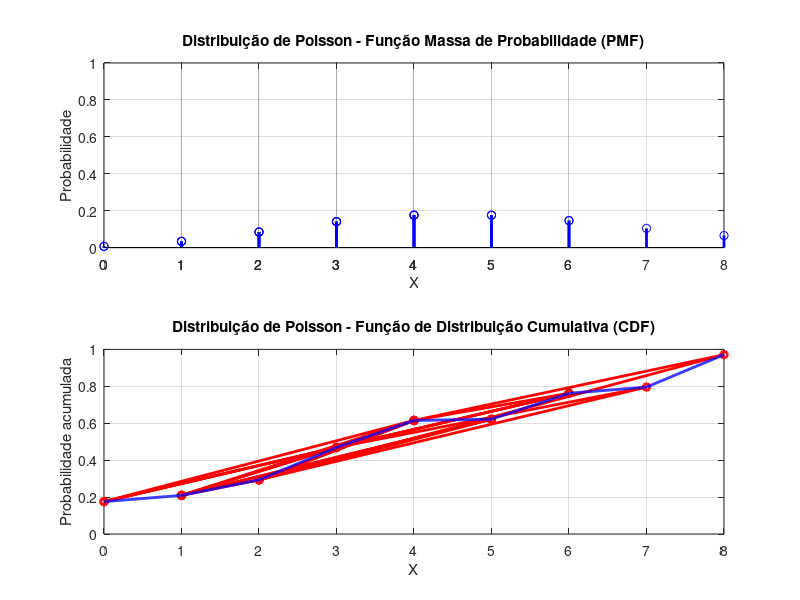

Write MATLAB code to recreate this figure.
% Limpa a tela e o workspace
clc
clear

% Função para calcular a Função Massa de Probabilidade (PMF) para a distribuição de Poisson
function pmf = calcularPoissonPMF(alpha, x)
    x = x(:);
    pmf = exp(-alpha) * (alpha.^x) ./ factorial(x);
end

% Função para calcular a Função de Distribuição Cumulativa (CDF) para a distribuição de Poisson
function cdf = calcularPoissonCDF(pmf, x)
    x = floor(x(:));
    cdf = cumsum(pmf);
    cdf = cdf(min(end, x + 1));
end

% Função para gerar variáveis aleatórias seguindo a distribuição de Poisson
function x = gerarPoissonRV(alpha, m)
    r = rand(m, 1);
    x_max = ceil(2 * alpha);
    sx = 0:x_max;
    pmf = calcularPoissonPMF(alpha, sx);
    cdf = calcularPoissonCDF(pmf, sx);

    [~, x] = max(cdf >= r);
end

% Entrada: solicita o parâmetro alpha para a distribuição de Poisson
alpha = input('Informe o parâmetro alpha para a distribuição de Poisson: ');

% Lê os valores do arquivo 'entrada.txt'
fid = fopen('entrada.txt', 'r');
valores_x = fscanf(fid, '%d');
fclose(fid);

% Calcula os valores da PMF e CDF para a distribuição de Poisson
valores_pmf = calcularPoissonPMF(alpha, valores_x);
valores_cdf = calcularPoissonCDF(valores_pmf, valores_x);

% Plotagem:
figure;

% Subplotagem para a PMF
subplot(2, 1, 1);
% Gráfico de haste (stem) para a PMF
stem(valores_x, valores_pmf, 'b', 'LineWidth', 2, 'Marker', 'o');
title('Distribuição de Poisson - Função Massa de Probabilidade (PMF)');
xlabel('X');
ylabel('Probabilidade');
ylim([0, 1]);
xticks(valores_x);
grid on;

% Subplotagem para a CDF
subplot(2, 1, 2);
% Suaviza a CDF usando a função plot com interpolação linear
plot(valores_x, valores_cdf, 'ro-', 'LineWidth', 2, 'MarkerSize', 5);
hold on;

% Remove valores duplicados
[valores_x_unique, idx_unique] = unique(valores_x);
valores_cdf_unique = valores_cdf(idx_unique);

x_smooth = linspace(min(valores_x_unique), max(valores_x_unique), 1000);
cdf_smooth = interp1(valores_x_unique, valores_cdf_unique, x_smooth, 'linear', 'extrap');
plot(x_smooth, cdf_smooth, 'b-', 'LineWidth', 2);
title('Distribuição de Poisson - Função de Distribuição Cumulativa (CDF)');
xlabel('X');
ylabel('Probabilidade acumulada');
ylim([0, 1]);
xticks(valores_x_unique);
grid on;

